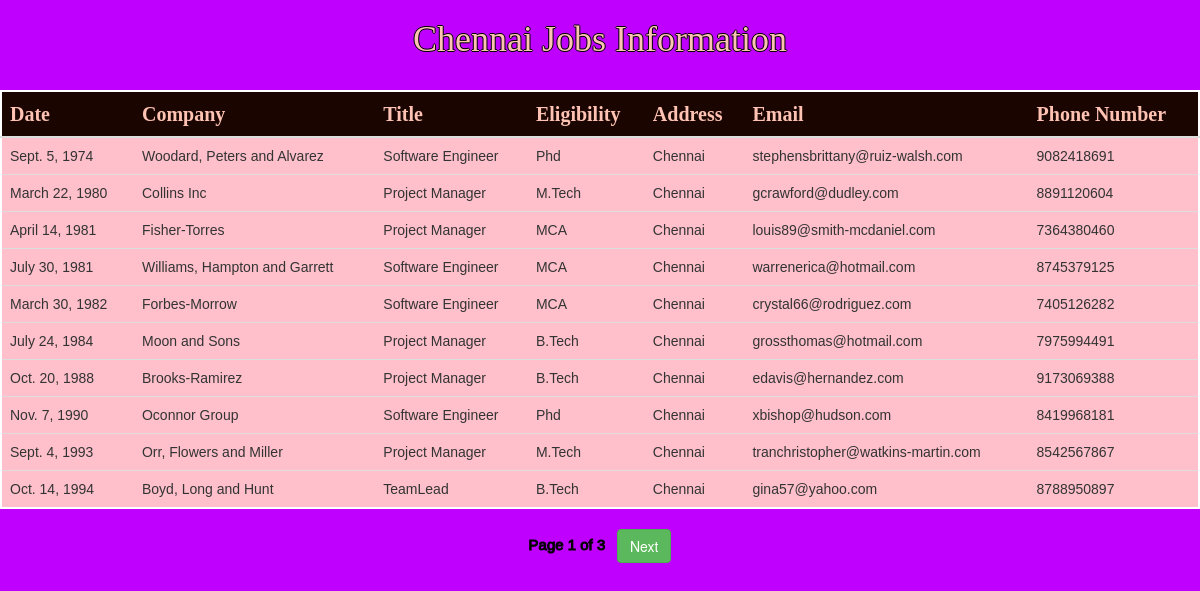
The app's page /chennaijobs/ with its own data.
### testapp/models.py (models this page shows)
class chennaijobs(models.Model):
    date=models.DateField()
    company=models.CharField(max_length=100)
    title=models.CharField(max_length=100)
    eligibility=models.CharField(max_length=100)
    address=models.CharField(max_length=100)
    email=models.EmailField()
    phonenumber=models.IntegerField()

### testapp/views.py (the view)
# urls.py: path('chennaijobs/',views.chennaijobs1),
def chennaijobs1(request):
    jobs_list=chennaijobs.objects.order_by('date')
    paginator=Paginator(jobs_list,10)
    page_number=request.GET.get('page')
    try:
        jobs_list=paginator.page(page_number)
    except PageNotAnInteger:
        jobs_list=paginator.page(1)
    except EmptyPage:
        jobs_list=paginator.page(paginator.num_pages)
    my_dict={'jobs_list':jobs_list}
    return render(request,'testapp/chennaijobs.html',context=my_dict)

### templates/testapp/chennaijobs.html
{%extends 'testapp/base.html'%}
           {%block body_block%}
             <h1 align='center'>Chennai Jobs Information</h1>&nbsp
      {% if jobs_list %}
      <table id='tab' align='center' class="table table-hover">
        <thead>
          <th>Date</th>
          <th>Company</th>
          <th>Title</th>
          <th>Eligibility</th>
          <th>Address</th>
          <th>Email</th>
          <th>Phone Number</th>
        </thead>
        {%for job in jobs_list %}
        <tr>
          <td>{{job.date}}</td>
          <td>{{job.company}}</td>
          <td>{{job.title}}</td>
          <td>{{job.eligibility}}</td>
          <td>{{job.address}}</td>
          <td>{{job.email}}</td>
          <td>{{job.phonenumber}}</td>
        </tr>
        {% endfor %}
      </table>
      {%include 'testapp/pagination.html' with page=jobs_list %}
      <br><br>
      {%else %}
      <p>No Jobs Found in Hyderabad</p>
    {% endif %}
{%endblock%}

### static/css/demo.css (style rules this page uses)
body { background: #bf00ff; }
table { background: pink; border: 2px white solid; }
thead { font-family: 'Patua One', cursive; font-size: 20px; background: #1a0500; color: #ffc2b3; }
h1 { font-family: 'Patua One', cursive; font-size: 50x; color: #ffc2b3; text-shadow: -1px 0 black, 0 1px black, 1px 0 black, 0 -1px black; }
td { font-family: 'Orbitron', sans-serif; }

### records on screen
chennaijobs: date "Sept. 5, 1974", company "Woodard, Peters and Alvarez", title "Software Engineer", eligibility "Phd", address "Chennai", email "stephensbrittany@ruiz-walsh.com", phonenumber "9082418691"
chennaijobs: date "March 22, 1980", company "Collins Inc", title "Project Manager", eligibility "M.Tech", address "Chennai", email "gcrawford@dudley.com", phonenumber "8891120604"
chennaijobs: date "April 14, 1981", company "Fisher-Torres", title "Project Manager", eligibility "MCA", address "Chennai", email "louis89@smith-mcdaniel.com", phonenumber "7364380460"
chennaijobs: date "July 30, 1981", company "Williams, Hampton and Garrett", title "Software Engineer", eligibility "MCA", address "Chennai", email "warrenerica@hotmail.com", phonenumber "8745379125"
chennaijobs: date "March 30, 1982", company "Forbes-Morrow", title "Software Engineer", eligibility "MCA", address "Chennai", email "crystal66@rodriguez.com", phonenumber "7405126282"
chennaijobs: date "July 24, 1984", company "Moon and Sons", title "Project Manager", eligibility "B.Tech", address "Chennai", email "grossthomas@hotmail.com", phonenumber "7975994491"
chennaijobs: date "Oct. 20, 1988", company "Brooks-Ramirez", title "Project Manager", eligibility "B.Tech", address "Chennai", email "edavis@hernandez.com", phonenumber "9173069388"
chennaijobs: date "Nov. 7, 1990", company "Oconnor Group", title "Software Engineer", eligibility "Phd", address "Chennai", email "xbishop@hudson.com", phonenumber "8419968181"
chennaijobs: date "Sept. 4, 1993", company "Orr, Flowers and Miller", title "Project Manager", eligibility "M.Tech", address "Chennai", email "tranchristopher@watkins-martin.com", phonenumber "8542567867"
chennaijobs: date "Oct. 14, 1994", company "Boyd, Long and Hunt", title "TeamLead", eligibility "B.Tech", address "Chennai", email "gina57@yahoo.com", phonenumber "8788950897"

### other values on screen
{{ page.number }} "1"
{{ page.paginator.num_pages }} "3"
